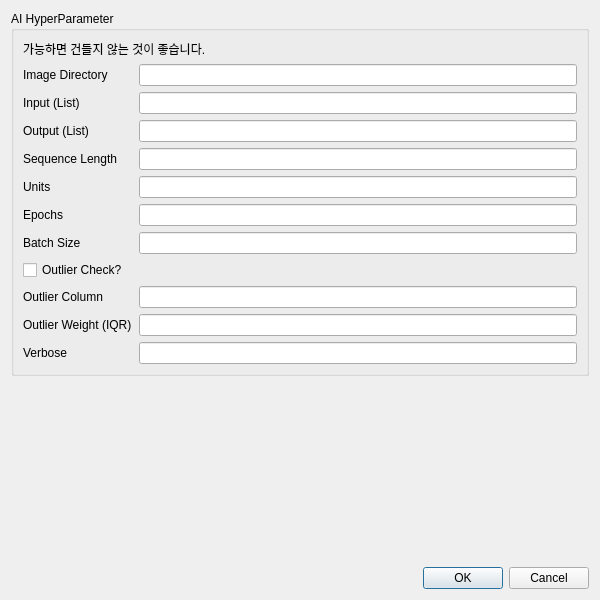
<?xml version="1.0" encoding="UTF-8"?>
<ui version="4.0">
 <class>AdvancedSetting</class>
 <widget class="QDialog" name="AdvancedSetting">
  <property name="geometry">
   <rect>
    <x>0</x>
    <y>0</y>
    <width>600</width>
    <height>600</height>
   </rect>
  </property>
  <property name="baseSize">
   <size>
    <width>600</width>
    <height>600</height>
   </size>
  </property>
  <property name="windowTitle">
   <string>Advanced Setting</string>
  </property>
  <layout class="QVBoxLayout" name="verticalLayout">
   <item>
    <widget class="QGroupBox" name="aiSettingGroupBox">
     <property name="title">
      <string>AI HyperParameter</string>
     </property>
     <layout class="QVBoxLayout" name="verticalLayout_2">
      <item>
       <widget class="QLabel" name="as0_info">
        <property name="text">
         <string>가능하면 건들지 않는 것이 좋습니다.</string>
        </property>
       </widget>
      </item>
      <item>
       <layout class="QHBoxLayout" name="as1_imageDir" stretch="1,4">
        <item>
         <widget class="QLabel" name="label_10">
          <property name="text">
           <string>Image Directory</string>
          </property>
         </widget>
        </item>
        <item>
         <widget class="QLineEdit" name="imageDirEdit"/>
        </item>
       </layout>
      </item>
      <item>
       <layout class="QHBoxLayout" name="as2_input" stretch="1,4">
        <item>
         <widget class="QLabel" name="label_9">
          <property name="text">
           <string>Input (List)</string>
          </property>
         </widget>
        </item>
        <item>
         <widget class="QLineEdit" name="inputEdit"/>
        </item>
       </layout>
      </item>
      <item>
       <layout class="QHBoxLayout" name="as3_output" stretch="1,4">
        <item>
         <widget class="QLabel" name="label_8">
          <property name="text">
           <string>Output (List)</string>
          </property>
         </widget>
        </item>
        <item>
         <widget class="QLineEdit" name="outputEdit"/>
        </item>
       </layout>
      </item>
      <item>
       <layout class="QHBoxLayout" name="as4_sequenceLength" stretch="1,4">
        <item>
         <widget class="QLabel" name="label_7">
          <property name="text">
           <string>Sequence Length</string>
          </property>
         </widget>
        </item>
        <item>
         <widget class="QLineEdit" name="sequenceLengthEdit"/>
        </item>
       </layout>
      </item>
      <item>
       <layout class="QHBoxLayout" name="as5_units" stretch="1,4">
        <item>
         <widget class="QLabel" name="label_6">
          <property name="text">
           <string>Units</string>
          </property>
         </widget>
        </item>
        <item>
         <widget class="QLineEdit" name="unitsEdit"/>
        </item>
       </layout>
      </item>
      <item>
       <layout class="QHBoxLayout" name="as6_epochs" stretch="1,4">
        <item>
         <widget class="QLabel" name="label">
          <property name="text">
           <string>Epochs</string>
          </property>
         </widget>
        </item>
        <item>
         <widget class="QLineEdit" name="epochsEdit"/>
        </item>
       </layout>
      </item>
      <item>
       <layout class="QHBoxLayout" name="as7_batchSize" stretch="1,4">
        <item>
         <widget class="QLabel" name="label_2">
          <property name="text">
           <string>Batch Size</string>
          </property>
         </widget>
        </item>
        <item>
         <widget class="QLineEdit" name="batchSizeEdit"/>
        </item>
       </layout>
      </item>
      <item>
       <layout class="QHBoxLayout" name="as8_outlierCheck">
        <item>
         <widget class="QCheckBox" name="outlierCheckBox">
          <property name="layoutDirection">
           <enum>Qt::LeftToRight</enum>
          </property>
          <property name="text">
           <string>Outlier Check?</string>
          </property>
         </widget>
        </item>
        <item>
         <spacer name="horizontalSpacer">
          <property name="orientation">
           <enum>Qt::Horizontal</enum>
          </property>
          <property name="sizeHint" stdset="0">
           <size>
            <width>40</width>
            <height>20</height>
           </size>
          </property>
         </spacer>
        </item>
       </layout>
      </item>
      <item>
       <layout class="QHBoxLayout" name="as9_outlierColumn" stretch="1,4">
        <item>
         <widget class="QLabel" name="label_3">
          <property name="text">
           <string>Outlier Column</string>
          </property>
         </widget>
        </item>
        <item>
         <widget class="QLineEdit" name="outlierColumnEdit"/>
        </item>
       </layout>
      </item>
      <item>
       <layout class="QHBoxLayout" name="as10_outlierWeight" stretch="1,4">
        <item>
         <widget class="QLabel" name="label_4">
          <property name="text">
           <string>Outlier Weight (IQR)</string>
          </property>
         </widget>
        </item>
        <item>
         <widget class="QLineEdit" name="outlierWeightEdit"/>
        </item>
       </layout>
      </item>
      <item>
       <layout class="QHBoxLayout" name="as11_verbose" stretch="1,4">
        <item>
         <widget class="QLabel" name="label_5">
          <property name="text">
           <string>Verbose</string>
          </property>
         </widget>
        </item>
        <item>
         <widget class="QLineEdit" name="verboseEdit"/>
        </item>
       </layout>
      </item>
     </layout>
    </widget>
   </item>
   <item>
    <spacer name="verticalSpacer">
     <property name="orientation">
      <enum>Qt::Vertical</enum>
     </property>
     <property name="sizeHint" stdset="0">
      <size>
       <width>20</width>
       <height>40</height>
      </size>
     </property>
    </spacer>
   </item>
   <item>
    <widget class="QDialogButtonBox" name="buttonBox">
     <property name="orientation">
      <enum>Qt::Horizontal</enum>
     </property>
     <property name="standardButtons">
      <set>QDialogButtonBox::Cancel|QDialogButtonBox::Ok</set>
     </property>
    </widget>
   </item>
  </layout>
 </widget>
 <resources/>
 <connections>
  <connection>
   <sender>buttonBox</sender>
   <signal>accepted()</signal>
   <receiver>AdvancedSetting</receiver>
   <slot>accept()</slot>
   <hints>
    <hint type="sourcelabel">
     <x>248</x>
     <y>254</y>
    </hint>
    <hint type="destinationlabel">
     <x>157</x>
     <y>274</y>
    </hint>
   </hints>
  </connection>
  <connection>
   <sender>buttonBox</sender>
   <signal>rejected()</signal>
   <receiver>AdvancedSetting</receiver>
   <slot>reject()</slot>
   <hints>
    <hint type="sourcelabel">
     <x>316</x>
     <y>260</y>
    </hint>
    <hint type="destinationlabel">
     <x>286</x>
     <y>274</y>
    </hint>
   </hints>
  </connection>
 </connections>
</ui>
